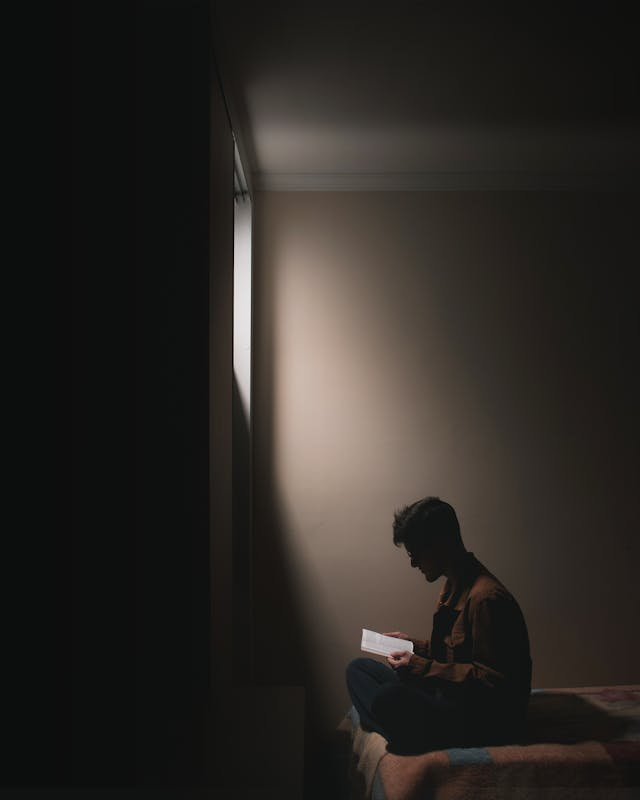
#> input picture images/book.jpg, 640 x 800 px
$ jupyter execute 09_binarization.ipynb
#> lines starting #> are read from the running program, lines starting #| are printed output that depends on the picture; after the words box and inside, x2 and y2 are one past the last pixel; in counts of white or black regions, pixels touching at a corner belong together
## 09. 이진화
- 특정 값을 기준으로 색상을 흰색과 검은색으로 나누는 것

[cell 1]
import cv2
import numpy as np
DEFAULT_IMAGE_PATH = "../images/book.jpg"
print("Setting complete.")

### 9-1. Threshold
- 한계값, 임계값, 문턱값 등등
- `ret, binaray = cv2.threshold(img, thresh, max_val, type)`
  - thresh : 한계값
  - max_val : 이진화 할 시 최대 값 -> 255: 흰색/검은색색

[cell 2]
img = cv2.imread(DEFAULT_IMAGE_PATH, cv2.IMREAD_GRAYSCALE)
#> img: shape (800, 640); min 0, max 234, mean 40.3

ret, binaray = cv2.threshold(img, 127, 255, cv2.THRESH_BINARY)
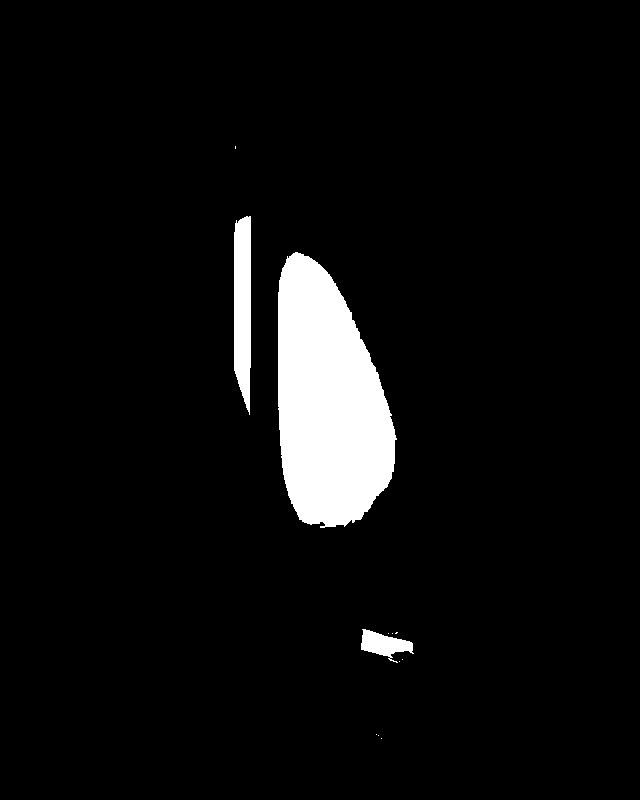
#> binaray: shape (800, 640); 5.4% white; 12 white regions (9 under 20 px), largest, box (x1, y1, x2, y2) and area: (278, 252, 397, 528) 23687, (234, 216, 251, 415) 2940, (361, 629, 414, 663) 905

cv2.imshow("img", img)
cv2.imshow('binary', binaray)
cv2.waitKey(0)
cv2.destroyAllWindows()

### 9-2. Trackbar
- 값 변화에 따른 변형 확인

[cell 3]
def empty(pos):
  # print(pos)
  pass

img = cv2.imread(DEFAULT_IMAGE_PATH, cv2.IMREAD_GRAYSCALE)

name = "Trackbar"
cv2.namedWindow(name)

# 윈도우 로드 전 트랙바 생성
cv2.createTrackbar("threshold", name, 127, 255, empty)

while True:
  # 트랙바 값 불러오기
  thresh = cv2.getTrackbarPos("threshold", name)
  ret, binary = cv2.threshold(img, thresh, 255, cv2.THRESH_BINARY)
#> ret = 127

  if not ret:
    break

  cv2.imshow(name, binary)

  if cv2.waitKey(1) == ord("q"):
#> (key q is pressed here)
    break

cv2.destroyAllWindows()

### 9-3. Adaptive Threshold
- 이미지를 작은 영역으로 나누어서 threshold 적용용

[cell 4]
def empty(pos):
  # print(pos)
  pass

img = cv2.imread(DEFAULT_IMAGE_PATH, cv2.IMREAD_GRAYSCALE)

name = "Trackbar"
cv2.namedWindow(name)

# 윈도우 로드 전 트랙바 생성
cv2.createTrackbar("block_size", name, 25, 100, empty) # 홀수만 가능, 1보다는 큰 값값
cv2.createTrackbar("c", name, 3, 10, empty) # 일반적으로 양수의 값을 사용

while True:
  # 트랙바 값 불러오기
  block_size = cv2.getTrackbarPos("block_size", name)
  c = cv2.getTrackbarPos("c", name)

  if block_size <= 1:
    block_size = 3

  if block_size % 2 == 0:
    block_size += 1

  binary = cv2.adaptiveThreshold(img, 255, cv2.ADAPTIVE_THRESH_MEAN_C, cv2.THRESH_BINARY, block_size, c)
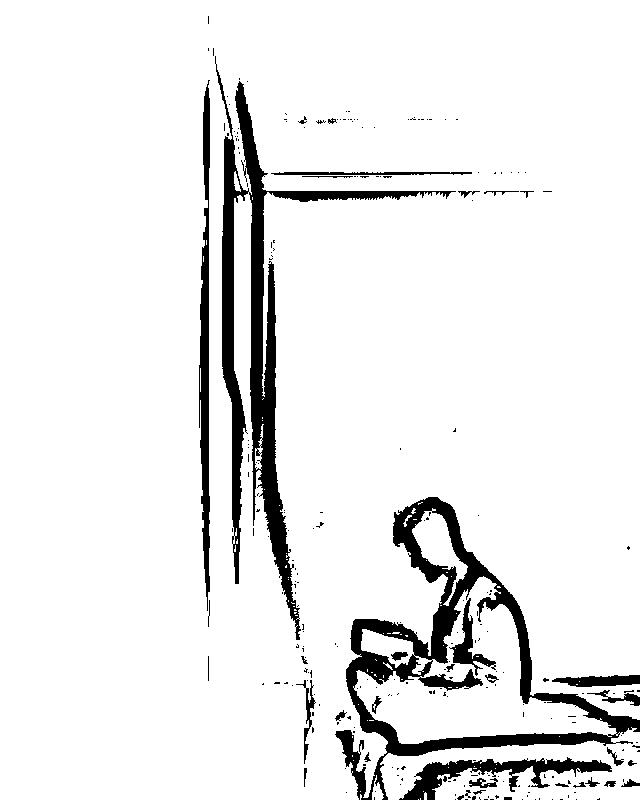
#> binary: shape (800, 640); 92% white; 257 black regions (220 under 20 px), largest, box (x1, y1, x2, y2) and area: (335, 497, 640, 800) 15011, (215, 56, 456, 640) 14978, (199, 80, 210, 611) 3478

  cv2.imshow(name, binary)

  if cv2.waitKey(1) == ord("q"):
#> (key q is pressed here)
    break

cv2.destroyAllWindows()

### 9-4. 오츠 알고리즘
- 최적의 Threshold를 찾는 알고리즘
- Bimodal Image에 사용하기 적합(최적의 임계치를 자동으로 발견)
  - histogram상에서 peak가 두개 나타나는 이미지지

[cell 5]
img = cv2.imread(DEFAULT_IMAGE_PATH, cv2.IMREAD_GRAYSCALE)

ret, binaray = cv2.threshold(img, 127, 255, cv2.THRESH_BINARY)
ret, otsu = cv2.threshold(img, -1, 255, cv2.THRESH_BINARY | cv2.THRESH_OTSU)
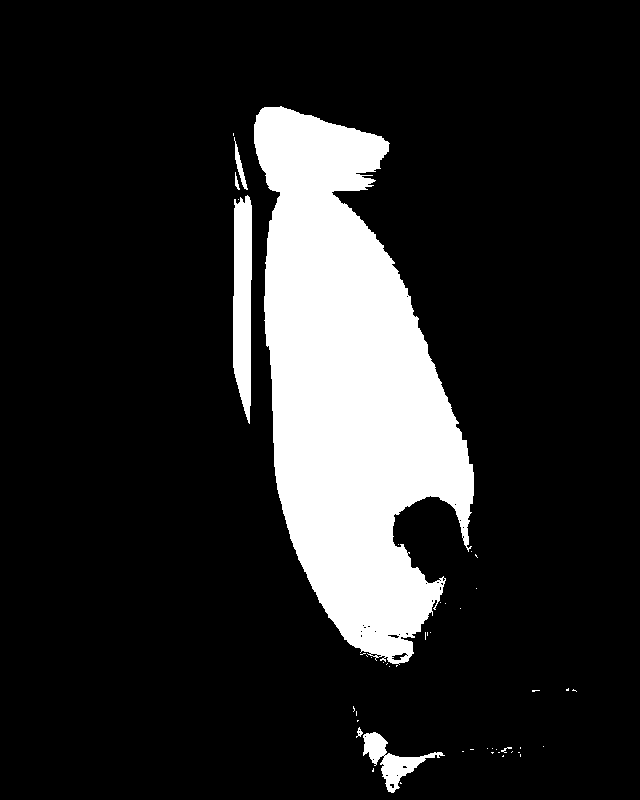
#> otsu: shape (800, 640); 15.2% white; 47 white regions (40 under 20 px), largest, box (x1, y1, x2, y2) and area: (254, 106, 474, 665) 72382, (233, 195, 252, 424) 3579, (363, 732, 445, 793) 1499
#> ret = 72
print("otsu threshold", ret)
#| otsu threshold 72.0

cv2.imshow("img", img)
cv2.imshow('binary', binaray)
cv2.imshow('otsu', otsu)
cv2.waitKey(0)
cv2.destroyAllWindows()
